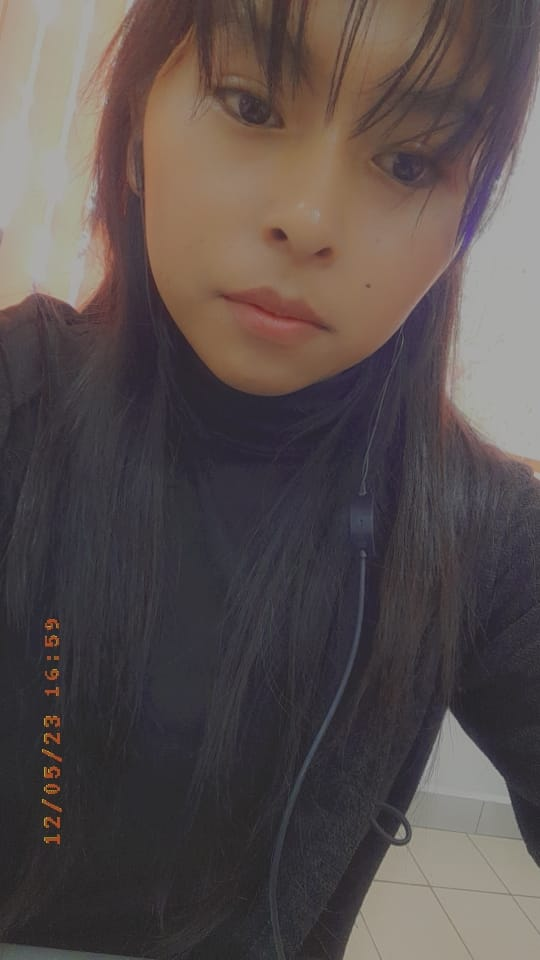
#> input picture 04_06_PracticaLab/img1.jpeg, 540 x 960 px, found by its file name
$ jupyter execute Ejercicios_14-04.ipynb
#> lines starting #> are read from the running program, lines starting #| are printed output that depends on the picture; pictures that were not available may be replaced by others from this repository, and a replacement may not be noted
convolución con un kernel diagonal

[cell 1]
import cv2
import numpy as np
import matplotlib.pyplot as plt

def convolucion_diagonal(imagen, tamanioKernel):
    kernel = np.eye(tamanioKernel, dtype=np.float32) / tamanioKernel
    imgFin = cv2.filter2D(imagen, -1, kernel)
    return imgFin

imagenes = ['img1.jpeg', 'img2.jpeg', 'img3.jpeg']
tamanioKernel = 5


for i, nombre_imagen in enumerate(imagenes):

    imagen = cv2.imread(nombre_imagen)
#> imagen is the input picture: shape (960, 540, 3); mean B, G, R 77.2, 78.6, 88.5
    gris = cv2.cvtColor(imagen, cv2.COLOR_BGR2GRAY)
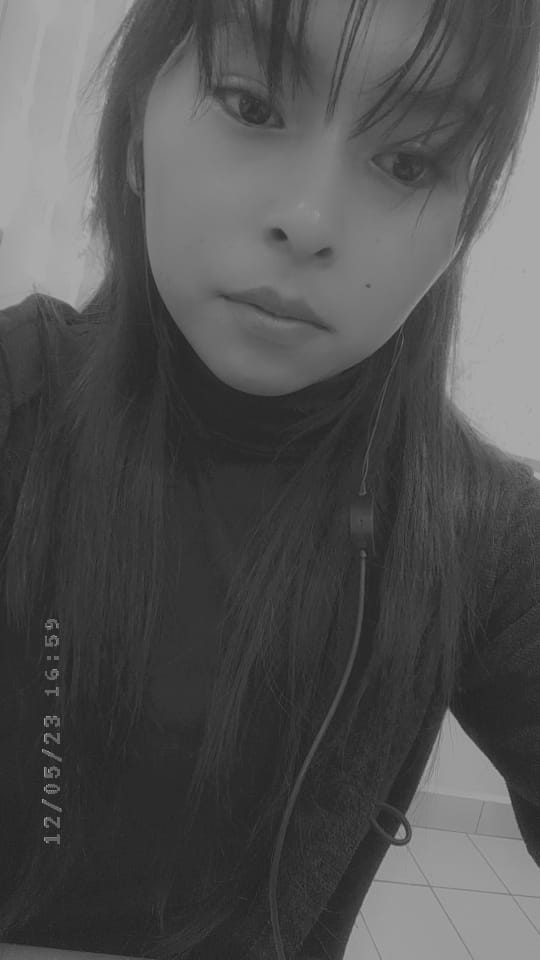
#> gris: shape (960, 540); min 21, max 176, mean 81.4

    img_res = convolucion_diagonal(gris, tamanioKernel)

    plt.figure(figsize=(10, 5))
    plt.subplot(121)
    plt.title(f"Original - {nombre_imagen}")
    plt.imshow(cv2.cvtColor(imagen, cv2.COLOR_BGR2RGB))
    plt.axis("off")

    plt.subplot(122)
    plt.title(f"Convolución Diagonal - {nombre_imagen}")
    plt.imshow(img_res, cmap='gray')
    plt.axis("off")

    plt.show()
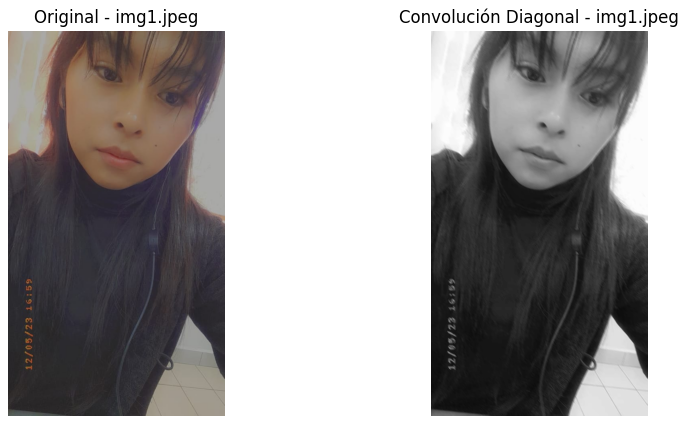
#> figure drawn by matplotlib, 2 panels
#> pass 2 of the loop `for i, nombre_imagen in enumerate(imagenes):`:
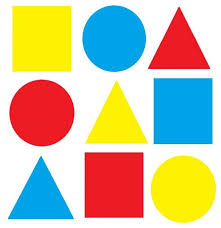
#> input picture 04_06_PracticaLab/img2.jpg, 221 x 228 px, given in place of img2.jpeg, which was not available
#> imagen is the input picture: shape (228, 221, 3); mean B, G, R 163.1, 192.7, 203.3
#> gris: shape (228, 221)
#> in convolucion_diagonal (call 2), `imgFin = cv2.filter2D(imagen, -1, kernel)`:
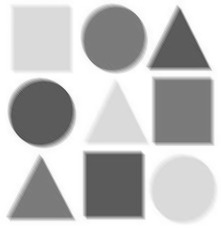
#> imgFin: shape (228, 221); min 72, max 255, mean 192.6
#> `plt.show()`:
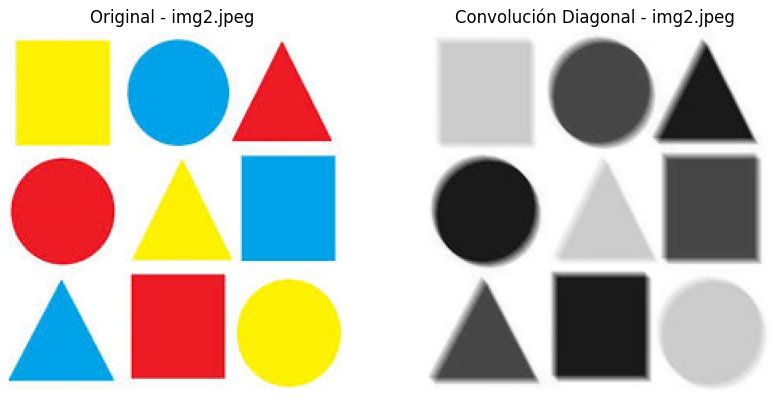
#> figure drawn by matplotlib, 2 panels
#> pass 3 of the loop `for i, nombre_imagen in enumerate(imagenes):`:
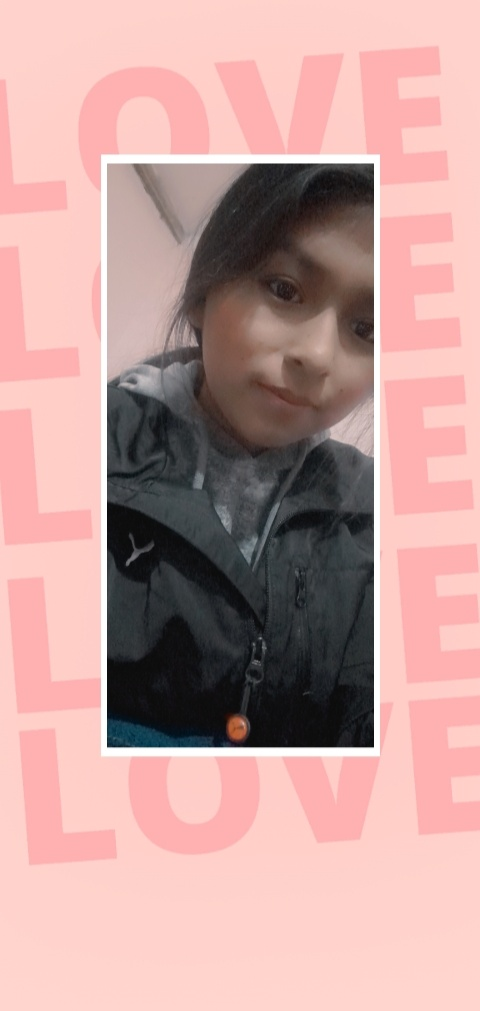
#> input picture COLOR MAPS CON FOTOGR/imagenes/img3.jpeg, 480 x 1011 px, found by its file name
#> imagen is the input picture: shape (1011, 480, 3); mean B, G, R 155.8, 158.8, 197.5
#> `gris = cv2.cvtColor(imagen, cv2.COLOR_BGR2GRAY)`:
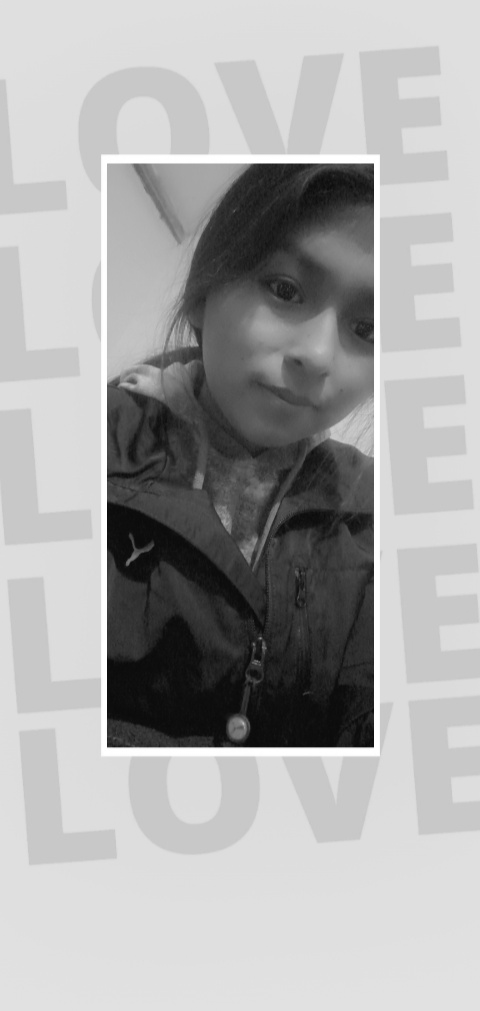
#> gris: shape (1011, 480); min 9, max 255, mean 170.1
#> imgFin: shape (1011, 480)
#> `plt.show()`:
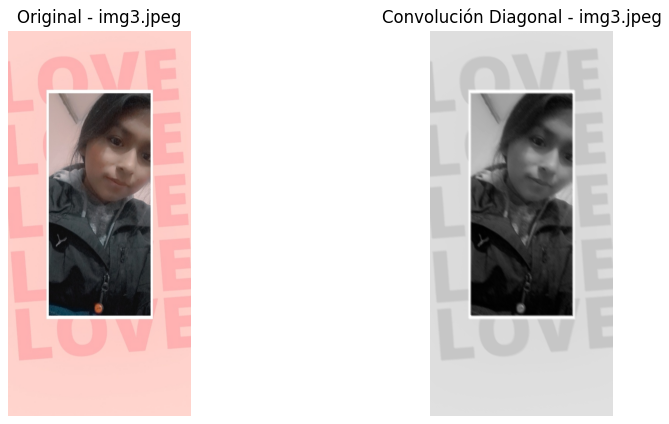
#> figure drawn by matplotlib, 2 panels
